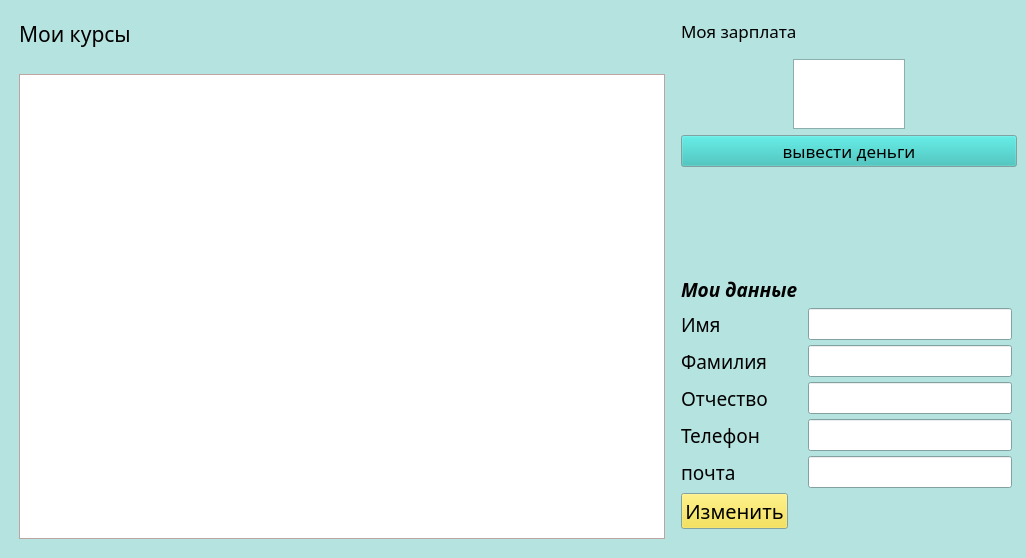
<?xml version="1.0" encoding="UTF-8"?>
<ui version="4.0">
 <class>tutor</class>
 <widget class="QMainWindow" name="tutor">
  <property name="geometry">
   <rect>
    <x>0</x>
    <y>0</y>
    <width>1026</width>
    <height>558</height>
   </rect>
  </property>
  <property name="palette">
   <palette>
    <active>
     <colorrole role="Button">
      <brush brushstyle="SolidPattern">
       <color alpha="255">
        <red>45</red>
        <green>188</green>
        <blue>183</blue>
       </color>
      </brush>
     </colorrole>
     <colorrole role="Base">
      <brush brushstyle="SolidPattern">
       <color alpha="255">
        <red>255</red>
        <green>255</green>
        <blue>255</blue>
       </color>
      </brush>
     </colorrole>
     <colorrole role="Window">
      <brush brushstyle="SolidPattern">
       <color alpha="255">
        <red>181</red>
        <green>227</green>
        <blue>224</blue>
       </color>
      </brush>
     </colorrole>
    </active>
    <inactive>
     <colorrole role="Button">
      <brush brushstyle="SolidPattern">
       <color alpha="255">
        <red>45</red>
        <green>188</green>
        <blue>183</blue>
       </color>
      </brush>
     </colorrole>
     <colorrole role="Base">
      <brush brushstyle="SolidPattern">
       <color alpha="255">
        <red>255</red>
        <green>255</green>
        <blue>255</blue>
       </color>
      </brush>
     </colorrole>
     <colorrole role="Window">
      <brush brushstyle="SolidPattern">
       <color alpha="255">
        <red>181</red>
        <green>227</green>
        <blue>224</blue>
       </color>
      </brush>
     </colorrole>
    </inactive>
    <disabled>
     <colorrole role="Button">
      <brush brushstyle="SolidPattern">
       <color alpha="255">
        <red>45</red>
        <green>188</green>
        <blue>183</blue>
       </color>
      </brush>
     </colorrole>
     <colorrole role="Base">
      <brush brushstyle="SolidPattern">
       <color alpha="255">
        <red>181</red>
        <green>227</green>
        <blue>224</blue>
       </color>
      </brush>
     </colorrole>
     <colorrole role="Window">
      <brush brushstyle="SolidPattern">
       <color alpha="255">
        <red>181</red>
        <green>227</green>
        <blue>224</blue>
       </color>
      </brush>
     </colorrole>
    </disabled>
   </palette>
  </property>
  <property name="font">
   <font>
    <family>Sawasdee</family>
    <pointsize>13</pointsize>
   </font>
  </property>
  <property name="windowTitle">
   <string>MainWindow</string>
  </property>
  <widget class="QWidget" name="centralwidget">
   <property name="palette">
    <palette>
     <active>
      <colorrole role="Base">
       <brush brushstyle="SolidPattern">
        <color alpha="255">
         <red>255</red>
         <green>255</green>
         <blue>255</blue>
        </color>
       </brush>
      </colorrole>
      <colorrole role="Window">
       <brush brushstyle="SolidPattern">
        <color alpha="255">
         <red>181</red>
         <green>227</green>
         <blue>224</blue>
        </color>
       </brush>
      </colorrole>
     </active>
     <inactive>
      <colorrole role="Base">
       <brush brushstyle="SolidPattern">
        <color alpha="255">
         <red>255</red>
         <green>255</green>
         <blue>255</blue>
        </color>
       </brush>
      </colorrole>
      <colorrole role="Window">
       <brush brushstyle="SolidPattern">
        <color alpha="255">
         <red>181</red>
         <green>227</green>
         <blue>224</blue>
        </color>
       </brush>
      </colorrole>
     </inactive>
     <disabled>
      <colorrole role="Base">
       <brush brushstyle="SolidPattern">
        <color alpha="255">
         <red>181</red>
         <green>227</green>
         <blue>224</blue>
        </color>
       </brush>
      </colorrole>
      <colorrole role="Window">
       <brush brushstyle="SolidPattern">
        <color alpha="255">
         <red>181</red>
         <green>227</green>
         <blue>224</blue>
        </color>
       </brush>
      </colorrole>
     </disabled>
    </palette>
   </property>
   <layout class="QHBoxLayout" name="horizontalLayout" stretch="3,0">
    <item>
     <layout class="QVBoxLayout" name="verticalLayout" stretch="0,30">
      <property name="spacing">
       <number>25</number>
      </property>
      <property name="leftMargin">
       <number>10</number>
      </property>
      <property name="topMargin">
       <number>10</number>
      </property>
      <property name="rightMargin">
       <number>10</number>
      </property>
      <property name="bottomMargin">
       <number>10</number>
      </property>
      <item>
       <widget class="QLabel" name="label">
        <property name="font">
         <font>
          <family>Sawasdee</family>
          <pointsize>16</pointsize>
         </font>
        </property>
        <property name="text">
         <string>Мои курсы</string>
        </property>
       </widget>
      </item>
      <item>
       <widget class="QTableView" name="tableView">
        <property name="palette">
         <palette>
          <active>
           <colorrole role="Base">
            <brush brushstyle="SolidPattern">
             <color alpha="255">
              <red>255</red>
              <green>255</green>
              <blue>255</blue>
             </color>
            </brush>
           </colorrole>
           <colorrole role="Window">
            <brush brushstyle="SolidPattern">
             <color alpha="255">
              <red>244</red>
              <green>213</green>
              <blue>208</blue>
             </color>
            </brush>
           </colorrole>
          </active>
          <inactive>
           <colorrole role="Base">
            <brush brushstyle="SolidPattern">
             <color alpha="255">
              <red>255</red>
              <green>255</green>
              <blue>255</blue>
             </color>
            </brush>
           </colorrole>
           <colorrole role="Window">
            <brush brushstyle="SolidPattern">
             <color alpha="255">
              <red>244</red>
              <green>213</green>
              <blue>208</blue>
             </color>
            </brush>
           </colorrole>
          </inactive>
          <disabled>
           <colorrole role="Base">
            <brush brushstyle="SolidPattern">
             <color alpha="255">
              <red>244</red>
              <green>213</green>
              <blue>208</blue>
             </color>
            </brush>
           </colorrole>
           <colorrole role="Window">
            <brush brushstyle="SolidPattern">
             <color alpha="255">
              <red>244</red>
              <green>213</green>
              <blue>208</blue>
             </color>
            </brush>
           </colorrole>
          </disabled>
         </palette>
        </property>
       </widget>
      </item>
     </layout>
    </item>
    <item>
     <layout class="QVBoxLayout" name="verticalLayout_2" stretch="1,1,1,6,4">
      <property name="topMargin">
       <number>10</number>
      </property>
      <property name="bottomMargin">
       <number>10</number>
      </property>
      <item>
       <widget class="QLabel" name="label_8">
        <property name="text">
         <string>Моя зарплата</string>
        </property>
       </widget>
      </item>
      <item>
       <layout class="QHBoxLayout" name="horizontalLayout_3" stretch="1,1,1">
        <property name="leftMargin">
         <number>0</number>
        </property>
        <property name="topMargin">
         <number>10</number>
        </property>
        <property name="rightMargin">
         <number>0</number>
        </property>
        <item>
         <spacer name="horizontalSpacer">
          <property name="orientation">
           <enum>Qt::Horizontal</enum>
          </property>
          <property name="sizeHint" stdset="0">
           <size>
            <width>40</width>
            <height>20</height>
           </size>
          </property>
         </spacer>
        </item>
        <item>
         <widget class="QPlainTextEdit" name="plainTextEdit"/>
        </item>
        <item>
         <spacer name="horizontalSpacer_2">
          <property name="orientation">
           <enum>Qt::Horizontal</enum>
          </property>
          <property name="sizeHint" stdset="0">
           <size>
            <width>40</width>
            <height>20</height>
           </size>
          </property>
         </spacer>
        </item>
       </layout>
      </item>
      <item>
       <widget class="QPushButton" name="pushButton">
        <property name="text">
         <string>вывести деньги</string>
        </property>
       </widget>
      </item>
      <item>
       <spacer name="verticalSpacer">
        <property name="orientation">
         <enum>Qt::Vertical</enum>
        </property>
        <property name="sizeHint" stdset="0">
         <size>
          <width>20</width>
          <height>40</height>
         </size>
        </property>
       </spacer>
      </item>
      <item>
       <layout class="QGridLayout" name="gridLayout_2" rowstretch="1,0,0,0,0,0,0,0">
        <property name="sizeConstraint">
         <enum>QLayout::SetDefaultConstraint</enum>
        </property>
        <property name="topMargin">
         <number>0</number>
        </property>
        <property name="rightMargin">
         <number>5</number>
        </property>
        <property name="bottomMargin">
         <number>10</number>
        </property>
        <property name="horizontalSpacing">
         <number>10</number>
        </property>
        <property name="verticalSpacing">
         <number>5</number>
        </property>
        <item row="2" column="2">
         <widget class="QLineEdit" name="name">
          <property name="readOnly">
           <bool>true</bool>
          </property>
         </widget>
        </item>
        <item row="0" column="0">
         <widget class="QLabel" name="label_2">
          <property name="palette">
           <palette>
            <active>
             <colorrole role="Base">
              <brush brushstyle="SolidPattern">
               <color alpha="255">
                <red>255</red>
                <green>255</green>
                <blue>255</blue>
               </color>
              </brush>
             </colorrole>
             <colorrole role="Window">
              <brush brushstyle="SolidPattern">
               <color alpha="255">
                <red>181</red>
                <green>227</green>
                <blue>224</blue>
               </color>
              </brush>
             </colorrole>
            </active>
            <inactive>
             <colorrole role="Base">
              <brush brushstyle="SolidPattern">
               <color alpha="255">
                <red>255</red>
                <green>255</green>
                <blue>255</blue>
               </color>
              </brush>
             </colorrole>
             <colorrole role="Window">
              <brush brushstyle="SolidPattern">
               <color alpha="255">
                <red>181</red>
                <green>227</green>
                <blue>224</blue>
               </color>
              </brush>
             </colorrole>
            </inactive>
            <disabled>
             <colorrole role="Base">
              <brush brushstyle="SolidPattern">
               <color alpha="255">
                <red>181</red>
                <green>227</green>
                <blue>224</blue>
               </color>
              </brush>
             </colorrole>
             <colorrole role="Window">
              <brush brushstyle="SolidPattern">
               <color alpha="255">
                <red>181</red>
                <green>227</green>
                <blue>224</blue>
               </color>
              </brush>
             </colorrole>
            </disabled>
           </palette>
          </property>
          <property name="font">
           <font>
            <family>Sawasdee</family>
            <pointsize>14</pointsize>
            <weight>75</weight>
            <italic>true</italic>
            <bold>true</bold>
            <kerning>false</kerning>
           </font>
          </property>
          <property name="autoFillBackground">
           <bool>false</bool>
          </property>
          <property name="text">
           <string>Мои данные</string>
          </property>
         </widget>
        </item>
        <item row="2" column="0">
         <widget class="QLabel" name="label_3">
          <property name="font">
           <font>
            <family>Sawasdee</family>
            <pointsize>14</pointsize>
           </font>
          </property>
          <property name="text">
           <string>Имя</string>
          </property>
         </widget>
        </item>
        <item row="7" column="0">
         <widget class="QPushButton" name="change">
          <property name="sizePolicy">
           <sizepolicy hsizetype="Fixed" vsizetype="Fixed">
            <horstretch>0</horstretch>
            <verstretch>0</verstretch>
           </sizepolicy>
          </property>
          <property name="palette">
           <palette>
            <active>
             <colorrole role="Button">
              <brush brushstyle="SolidPattern">
               <color alpha="255">
                <red>45</red>
                <green>188</green>
                <blue>183</blue>
               </color>
              </brush>
             </colorrole>
            </active>
            <inactive>
             <colorrole role="Button">
              <brush brushstyle="SolidPattern">
               <color alpha="255">
                <red>244</red>
                <green>224</green>
                <blue>50</blue>
               </color>
              </brush>
             </colorrole>
            </inactive>
            <disabled>
             <colorrole role="Button">
              <brush brushstyle="SolidPattern">
               <color alpha="255">
                <red>244</red>
                <green>213</green>
                <blue>208</blue>
               </color>
              </brush>
             </colorrole>
            </disabled>
           </palette>
          </property>
          <property name="font">
           <font>
            <family>Sawasdee</family>
            <pointsize>15</pointsize>
            <italic>false</italic>
            <underline>false</underline>
            <strikeout>false</strikeout>
            <kerning>false</kerning>
           </font>
          </property>
          <property name="layoutDirection">
           <enum>Qt::LeftToRight</enum>
          </property>
          <property name="text">
           <string>Изменить</string>
          </property>
         </widget>
        </item>
        <item row="6" column="2">
         <widget class="QLineEdit" name="mail">
          <property name="readOnly">
           <bool>true</bool>
          </property>
         </widget>
        </item>
        <item row="6" column="0">
         <widget class="QLabel" name="label_7">
          <property name="font">
           <font>
            <family>Sawasdee</family>
            <pointsize>14</pointsize>
           </font>
          </property>
          <property name="text">
           <string>почта</string>
          </property>
         </widget>
        </item>
        <item row="3" column="2">
         <widget class="QLineEdit" name="surn">
          <property name="readOnly">
           <bool>true</bool>
          </property>
         </widget>
        </item>
        <item row="4" column="0">
         <widget class="QLabel" name="label_4">
          <property name="font">
           <font>
            <family>Sawasdee</family>
            <pointsize>14</pointsize>
           </font>
          </property>
          <property name="text">
           <string>Отчество</string>
          </property>
         </widget>
        </item>
        <item row="3" column="0">
         <widget class="QLabel" name="label_5">
          <property name="font">
           <font>
            <family>Sawasdee</family>
            <pointsize>14</pointsize>
           </font>
          </property>
          <property name="text">
           <string>Фамилия</string>
          </property>
         </widget>
        </item>
        <item row="5" column="0">
         <widget class="QLabel" name="label_6">
          <property name="font">
           <font>
            <family>Sawasdee</family>
            <pointsize>14</pointsize>
           </font>
          </property>
          <property name="text">
           <string>Телефон</string>
          </property>
         </widget>
        </item>
        <item row="4" column="2">
         <widget class="QLineEdit" name="papa">
          <property name="readOnly">
           <bool>true</bool>
          </property>
         </widget>
        </item>
        <item row="5" column="2">
         <widget class="QLineEdit" name="ph">
          <property name="readOnly">
           <bool>true</bool>
          </property>
         </widget>
        </item>
       </layout>
      </item>
     </layout>
    </item>
   </layout>
  </widget>
 </widget>
 <resources/>
 <connections/>
</ui>
